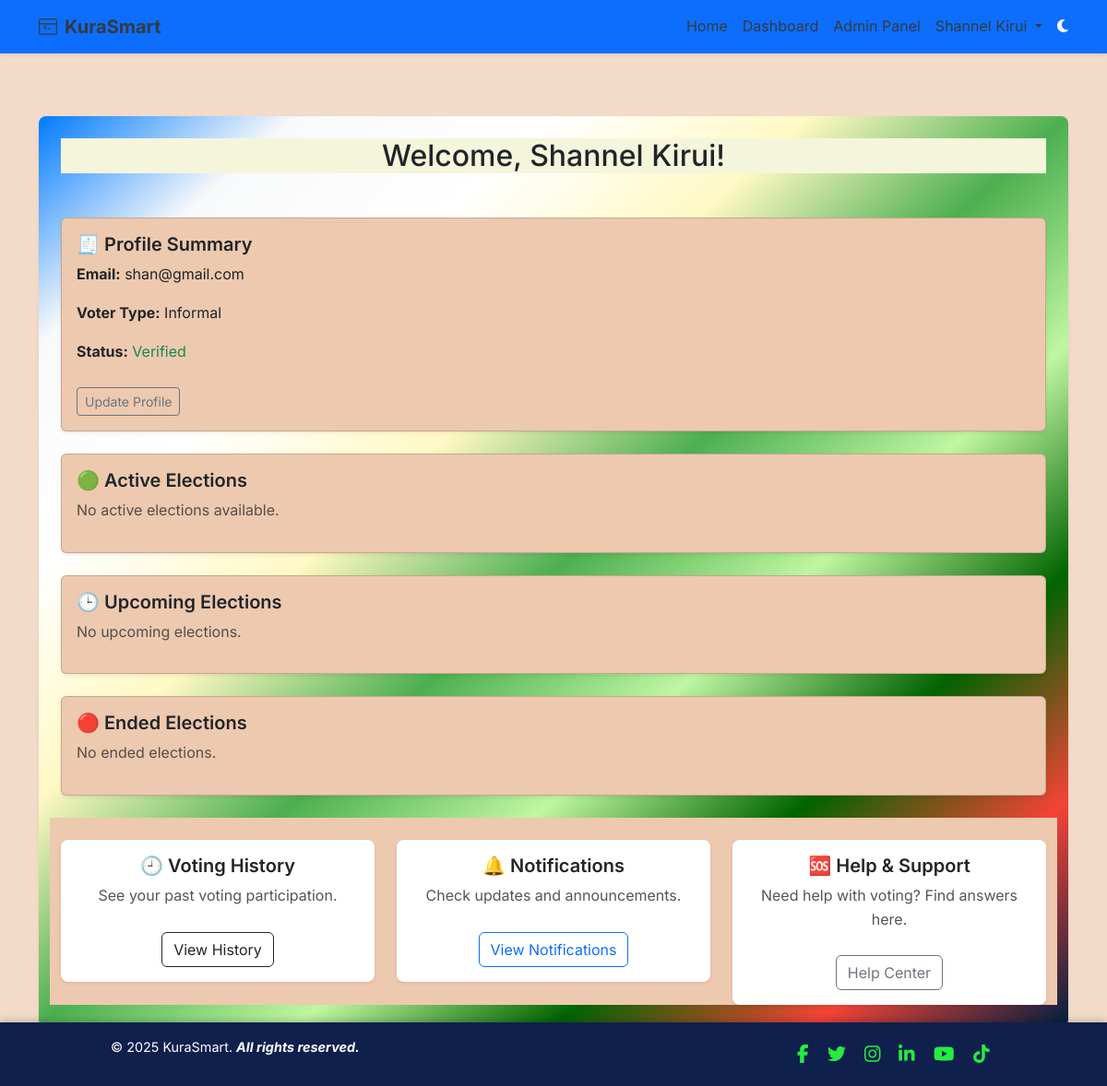
The page /dashboard (signed in) on the database as committed earlier.
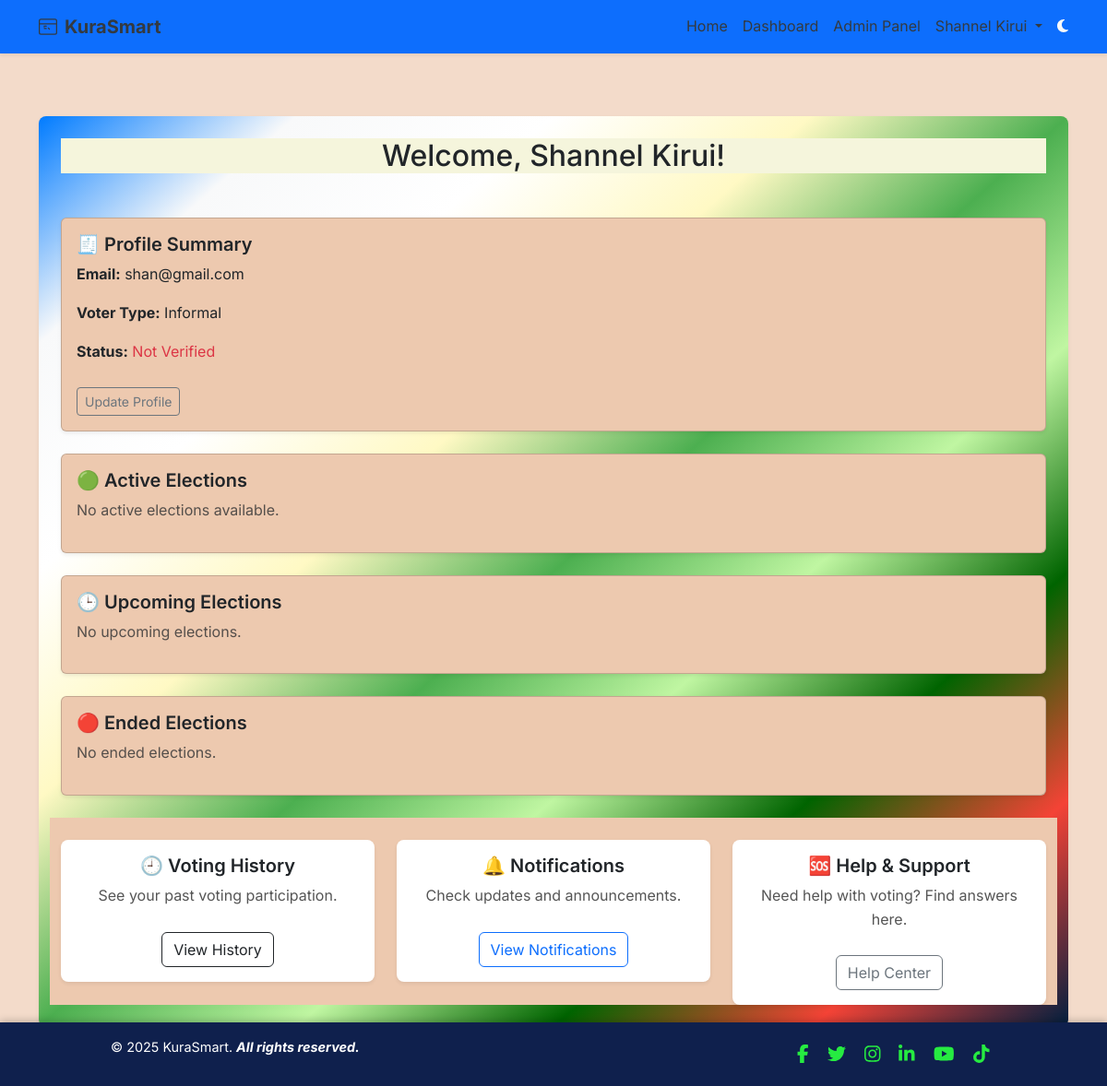
The same page on the database as committed later.
### app/routes/dashboard.py (the view)
@dashboard_bp.route('/dashboard')
@login_required
def dashboard():
    return render_template('dashboard.html', user=current_user)

### app/context_processors.py (called while the page is built)
def inject_unread_notifs():
    if current_user.is_authenticated:
        count = Notification.query.filter_by(read=False).count()
    else:
        count = 0
    return {'unread_count': count}

### app/templates/dashboard.html (shortened to what the changed rows need)
{% extends "base.html" %}
{% block content %}
<div class="container mt-5 rounded-3 p-4 shadow-sm"
     style="background: linear-gradient(to bottom right,
        #007bff,     /* blue */
        #f8f9fa,     /* light */
        #ffffff,     /* white */
        #fff9c4,     /* yellow */
        #4caf50,     /* green */
        #c0f6a2,     /* caterpillar-like light green */
        #006400,     /* dark green */
        #f44336,     /* red */
        #001f3f      /* navy blue */
     );">
    <h2 class="mb-5 text-center" style="background-color: #F5F5DC;">Welcome, {{ user.full_name or user.username }}!</h2>
    <div class="card mb-4 shadow-sm" style="background-color: #EDC9AF;">
        <div class="card-body">
            <p><strong>Status:</strong>
                {% if user.is_verified %}
                    <span class="text-success">Verified</span>
                {% else %}
                    <span class="text-danger">Not Verified</span>
                {% endif %}
            </p>
        </div>
    </div>
</div>
{% endblock %}

Rows that differ between the two databases and show on the page:
changed User "Shannel Kirui": is_verified True → False (drawn)
Other text that changed with them:
text no longer shown: "Verified"
text now shown: "Not Verified"
